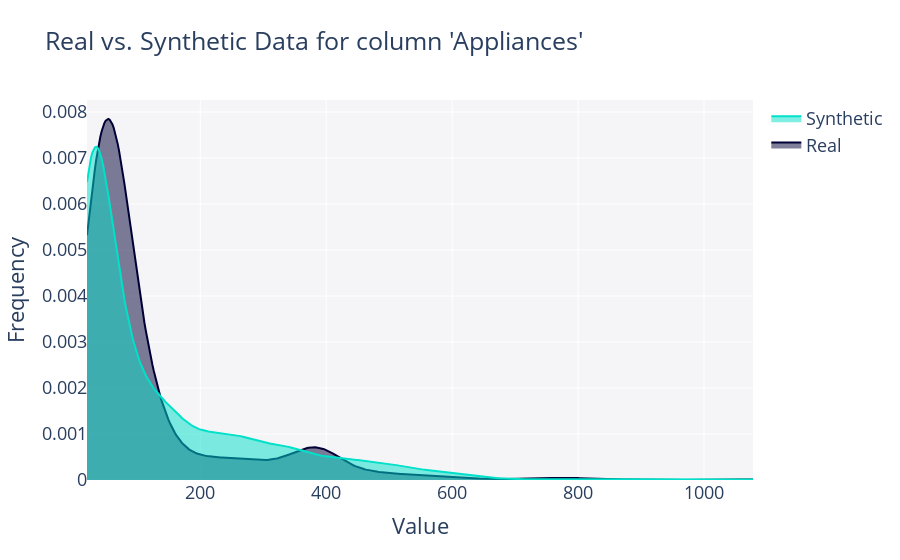

The code cell stored with this chart in its notebook:
### Code cell
# Plot for the CTGAN model
fig_CTGAN_SDV = get_column_plot(
    real_data=df,
    synthetic_data=synthetic_data_CTGAN_SDV,
    metadata=metadata,
    column_name="Appliances"
)
    
fig_CTGAN_SDV.show()

### Figure 1 — Plotly figure (JSON) as saved in the notebook; plotly's stock layout.template omitted (floating-point values rounded to 4 significant figures; data arrays with more than 128 entries replaced by an {"elided": "..."} marker saying what was removed)
{"data": [{"fill": "tozeroy", "hovertemplate": "<b>Real</b><br>Frequency: %{y}<extra></extra>", "legendgroup": "Real", "marker": {"color": "#000036"}, "mode": "lines", "name": "Real", "showlegend": true, "type": "scatter", "x": {"elided": "500 float values"}, "xaxis": "x", "y": {"elided": "500 float values"}, "yaxis": "y"}, {"fill": "tozeroy", "hovertemplate": "<b>Synthetic</b><br>Frequency: %{y}<extra></extra>", "legendgroup": "Synthetic", "marker": {"color": "#01E0C9"}, "mode": "lines", "name": "Synthetic", "showlegend": true, "type": "scatter", "x": {"elided": "500 float values"}, "xaxis": "x", "y": {"elided": "500 float values"}, "yaxis": "y"}], "layout": {"barmode": "overlay", "font": {"size": 18}, "hovermode": "closest", "legend": {"traceorder": "reversed"}, "plot_bgcolor": "#F5F5F8", "title": {"text": "Real vs. Synthetic Data for column 'Appliances'"}, "xaxis": {"anchor": "y2", "domain": [0, 1], "title": {"text": "Value"}, "zeroline": false}, "yaxis": {"anchor": "free", "domain": [0, 1], "position": 0, "title": {"text": "Frequency"}}}}
